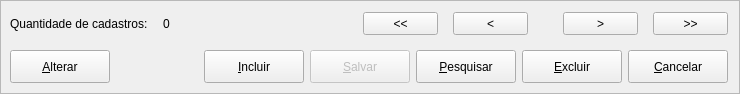
       <widget class="QFrame" name="frame_2">
        <property name="maximumSize">
         <size>
          <width>1000</width>
          <height>94</height>
         </size>
        </property>
        <property name="frameShape">
         <enum>QFrame::StyledPanel</enum>
        </property>
        <property name="frameShadow">
         <enum>QFrame::Raised</enum>
        </property>
        <layout class="QVBoxLayout" name="verticalLayout_2">
         <property name="spacing">
          <number>15</number>
         </property>
         <property name="leftMargin">
          <number>9</number>
         </property>
         <property name="bottomMargin">
          <number>10</number>
         </property>
         <item>
          <layout class="QHBoxLayout" name="horizontalLayout_6">
           <item>
            <layout class="QHBoxLayout" name="horizontalLayout_4">
             <item>
              <widget class="QLabel" name="label_2">
               <property name="text">
                <string>Quantidade de cadastros:</string>
               </property>
              </widget>
             </item>
             <item>
              <widget class="QLabel" name="lbl_total">
               <property name="text">
                <string>0</string>
               </property>
              </widget>
             </item>
            </layout>
           </item>
           <item>
            <spacer name="horizontalSpacer_3">
             <property name="orientation">
              <enum>Qt::Horizontal</enum>
             </property>
             <property name="sizeHint" stdset="0">
              <size>
               <width>178</width>
               <height>20</height>
              </size>
             </property>
            </spacer>
           </item>
           <item>
            <layout class="QHBoxLayout" name="horizontalLayout_3">
             <item>
              <widget class="QPushButton" name="bnt_back_full">
               <property name="minimumSize">
                <size>
                 <width>75</width>
                 <height>23</height>
                </size>
               </property>
               <property name="maximumSize">
                <size>
                 <width>75</width>
                 <height>23</height>
                </size>
               </property>
               <property name="toolTip">
                <string>&lt;html&gt;&lt;head/&gt;&lt;body&gt;&lt;p&gt;Ir para o primeiro...&lt;/p&gt;&lt;/body&gt;&lt;/html&gt;</string>
               </property>
               <property name="text">
                <string>&lt;&lt;</string>
               </property>
               <property name="autoDefault">
                <bool>false</bool>
               </property>
              </widget>
             </item>
             <item>
              <widget class="QPushButton" name="bnt_back">
               <property name="minimumSize">
                <size>
                 <width>75</width>
                 <height>23</height>
                </size>
               </property>
               <property name="maximumSize">
                <size>
                 <width>75</width>
                 <height>23</height>
                </size>
               </property>
               <property name="toolTip">
                <string>&lt;html&gt;&lt;head/&gt;&lt;body&gt;&lt;p&gt;Voltar...&lt;/p&gt;&lt;/body&gt;&lt;/html&gt;</string>
               </property>
               <property name="text">
                <string>&lt;</string>
               </property>
               <property name="autoDefault">
                <bool>false</bool>
               </property>
              </widget>
             </item>
             <item>
              <spacer name="horizontalSpacer_2">
               <property name="orientation">
                <enum>Qt::Horizontal</enum>
               </property>
               <property name="sizeType">
                <enum>QSizePolicy::Minimum</enum>
               </property>
               <property name="sizeHint" stdset="0">
                <size>
                 <width>20</width>
                 <height>20</height>
                </size>
               </property>
              </spacer>
             </item>
             <item>
              <widget class="QPushButton" name="bnt_next">
               <property name="minimumSize">
                <size>
                 <width>75</width>
                 <height>23</height>
                </size>
               </property>
               <property name="maximumSize">
                <size>
                 <width>75</width>
                 <height>23</height>
                </size>
               </property>
               <property name="toolTip">
                <string>&lt;html&gt;&lt;head/&gt;&lt;body&gt;&lt;p&gt;Próximo...&lt;/p&gt;&lt;/body&gt;&lt;/html&gt;</string>
               </property>
               <property name="text">
                <string>&gt;</string>
               </property>
               <property name="autoDefault">
                <bool>false</bool>
               </property>
              </widget>
             </item>
             <item>
              <widget class="QPushButton" name="bnt_next_full">
               <property name="minimumSize">
                <size>
                 <width>75</width>
                 <height>23</height>
                </size>
               </property>
               <property name="maximumSize">
                <size>
                 <width>75</width>
                 <height>23</height>
                </size>
               </property>
               <property name="toolTip">
                <string>&lt;html&gt;&lt;head/&gt;&lt;body&gt;&lt;p&gt;&lt;span style=&quot; font-weight:600;&quot;&gt;Ir para o fim.&lt;/span&gt;&lt;/p&gt;&lt;/body&gt;&lt;/html&gt;</string>
               </property>
               <property name="text">
                <string>&gt;&gt;</string>
               </property>
               <property name="autoDefault">
                <bool>false</bool>
               </property>
              </widget>
             </item>
            </layout>
           </item>
          </layout>
         </item>
         <item>
          <layout class="QHBoxLayout" name="horizontalLayout">
           <property name="spacing">
            <number>6</number>
           </property>
           <property name="sizeConstraint">
            <enum>QLayout::SetDefaultConstraint</enum>
           </property>
           <property name="leftMargin">
            <number>0</number>
           </property>
           <item>
            <widget class="QPushButton" name="bnt_alterar">
             <property name="minimumSize">
              <size>
               <width>100</width>
               <height>30</height>
              </size>
             </property>
             <property name="maximumSize">
              <size>
               <width>131</width>
               <height>41</height>
              </size>
             </property>
             <property name="text">
              <string>&amp;Alterar</string>
             </property>
             <property name="icon">
              <iconset resource="../../My-Finance-QtDesigner/src/resources/icons.qrc">
               <normaloff>:/icons/pencil.png</normaloff>:/icons/pencil.png</iconset>
             </property>
             <property name="iconSize">
              <size>
               <width>25</width>
               <height>25</height>
              </size>
             </property>
            </widget>
           </item>
           <item>
            <spacer name="horizontalSpacer">
             <property name="orientation">
              <enum>Qt::Horizontal</enum>
             </property>
             <property name="sizeHint" stdset="0">
              <size>
               <width>58</width>
               <height>20</height>
              </size>
             </property>
            </spacer>
           </item>
           <item>
            <widget class="QPushButton" name="bnt_adicionar">
             <property name="enabled">
              <bool>true</bool>
             </property>
             <property name="minimumSize">
              <size>
               <width>100</width>
               <height>30</height>
              </size>
             </property>
             <property name="maximumSize">
              <size>
               <width>131</width>
               <height>41</height>
              </size>
             </property>
             <property name="text">
              <string>&amp;Incluir</string>
             </property>
             <property name="icon">
              <iconset resource="../../My-Finance-QtDesigner/src/resources/icons.qrc">
               <normaloff>:/icons/adicionar.png</normaloff>:/icons/adicionar.png</iconset>
             </property>
             <property name="iconSize">
              <size>
               <width>25</width>
               <height>25</height>
              </size>
             </property>
             <property name="shortcut">
              <string>Alt+I</string>
             </property>
            </widget>
           </item>
           <item>
            <widget class="QPushButton" name="bnt_salvar">
             <property name="enabled">
              <bool>false</bool>
             </property>
             <property name="minimumSize">
              <size>
               <width>100</width>
               <height>0</height>
              </size>
             </property>
             <property name="maximumSize">
              <size>
               <width>100</width>
               <height>36</height>
              </size>
             </property>
             <property name="text">
              <string>&amp;Salvar</string>
             </property>
             <property name="icon">
              <iconset resource="../../My-Finance-QtDesigner/src/resources/icons.qrc">
               <normaloff>:/icons/save.png</normaloff>:/icons/save.png</iconset>
             </property>
             <property name="iconSize">
              <size>
               <width>20</width>
               <height>20</height>
              </size>
             </property>
             <property name="shortcut">
              <string/>
             </property>
            </widget>
           </item>
           <item>
            <widget class="QPushButton" name="bnt_search">
             <property name="minimumSize">
              <size>
               <width>100</width>
               <height>29</height>
              </size>
             </property>
             <property name="maximumSize">
              <size>
               <width>100</width>
               <height>41</height>
              </size>
             </property>
             <property name="text">
              <string>&amp;Pesquisar</string>
             </property>
             <property name="icon">
              <iconset resource="../../My-Finance-QtDesigner/src/resources/icons.qrc">
               <normaloff>:/icons/search.png</normaloff>:/icons/search.png</iconset>
             </property>
             <property name="iconSize">
              <size>
               <width>17</width>
               <height>17</height>
              </size>
             </property>
             <property name="shortcut">
              <string>Alt+P</string>
             </property>
             <property name="checkable">
              <bool>false</bool>
             </property>
             <property name="checked">
              <bool>false</bool>
             </property>
             <property name="autoRepeat">
              <bool>false</bool>
             </property>
            </widget>
           </item>
           <item>
            <widget class="QPushButton" name="bnt_excluir">
             <property name="minimumSize">
              <size>
               <width>100</width>
               <height>20</height>
              </size>
             </property>
             <property name="maximumSize">
              <size>
               <width>131</width>
               <height>41</height>
              </size>
             </property>
             <property name="text">
              <string>&amp;Excluir</string>
             </property>
             <property name="icon">
              <iconset resource="../../My-Finance-QtDesigner/src/resources/icons.qrc">
               <normaloff>:/icons/excluir.png</normaloff>:/icons/excluir.png</iconset>
             </property>
             <property name="iconSize">
              <size>
               <width>25</width>
               <height>25</height>
              </size>
             </property>
             <property name="shortcut">
              <string>Alt+E</string>
             </property>
             <property name="checkable">
              <bool>false</bool>
             </property>
             <property name="checked">
              <bool>false</bool>
             </property>
             <property name="autoRepeat">
              <bool>false</bool>
             </property>
            </widget>
           </item>
           <item>
            <widget class="QPushButton" name="bnt_cancelar">
             <property name="minimumSize">
              <size>
               <width>100</width>
               <height>30</height>
              </size>
             </property>
             <property name="maximumSize">
              <size>
               <width>131</width>
               <height>41</height>
              </size>
             </property>
             <property name="text">
              <string>&amp;Cancelar</string>
             </property>
             <property name="icon">
              <iconset resource="../../My-Finance-QtDesigner/src/resources/icons.qrc">
               <normaloff>:/icons/error.png</normaloff>:/icons/error.png</iconset>
             </property>
             <property name="iconSize">
              <size>
               <width>25</width>
               <height>25</height>
              </size>
             </property>
             <property name="shortcut">
              <string>Alt+C</string>
             </property>
             <property name="checkable">
              <bool>false</bool>
             </property>
             <property name="checked">
              <bool>false</bool>
             </property>
             <property name="autoRepeat">
              <bool>false</bool>
             </property>
            </widget>
           </item>
          </layout>
         </item>
        </layout>
       </widget>
